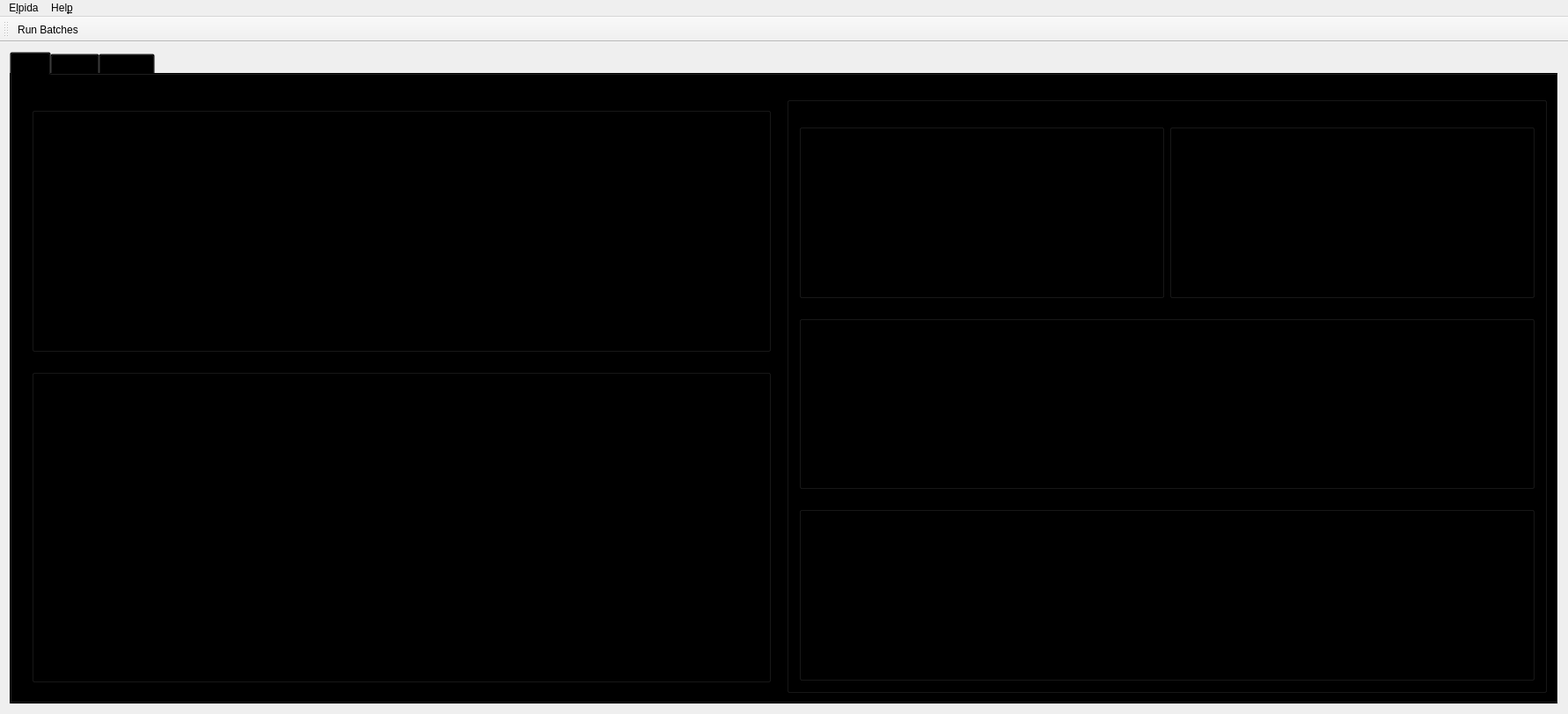
<?xml version="1.0" encoding="UTF-8"?>
<ui version="4.0">
 <class>Elpida::MainWindow</class>
 <widget class="QMainWindow" name="Elpida::MainWindow">
  <property name="geometry">
   <rect>
    <x>0</x>
    <y>0</y>
    <width>1782</width>
    <height>812</height>
   </rect>
  </property>
  <property name="windowTitle">
   <string>Elpida</string>
  </property>
  <property name="windowIcon">
   <iconset resource="Images.qrc">
    <normaloff>:/Elpida-icon.svg</normaloff>:/Elpida-icon.svg</iconset>
  </property>
  <widget class="QWidget" name="centralWidget">
   <property name="styleSheet">
    <string notr="true">background-image: url(:/BG-tile.svg)</string>
   </property>
   <layout class="QHBoxLayout" name="horizontalLayout_2">
    <item>
     <widget class="QTabWidget" name="tbwMain">
      <property name="styleSheet">
       <string notr="true">background:transparent;
border-image: default;</string>
      </property>
      <property name="currentIndex">
       <number>0</number>
      </property>
      <widget class="QWidget" name="tbCpuInfo">
       <attribute name="title">
        <string>Cpu</string>
       </attribute>
       <layout class="QHBoxLayout" name="horizontalLayout">
        <item>
         <widget class="QFrame" name="fCpuInfo">
          <property name="frameShape">
           <enum>QFrame::StyledPanel</enum>
          </property>
          <property name="frameShadow">
           <enum>QFrame::Raised</enum>
          </property>
          <layout class="QGridLayout" name="gridLayout">
           <item row="1" column="0">
            <widget class="QGroupBox" name="gbCpuInfo">
             <property name="title">
              <string>Cpu Information</string>
             </property>
             <layout class="QGridLayout" name="gridLayout_3">
              <item row="0" column="2">
               <widget class="QLabel" name="lblFamily">
                <property name="text">
                 <string>Family:</string>
                </property>
               </widget>
              </item>
              <item row="1" column="0">
               <widget class="QLabel" name="lblModel">
                <property name="text">
                 <string>Model:</string>
                </property>
               </widget>
              </item>
              <item row="2" column="3">
               <widget class="QLabel" name="lblTscFreqValue">
                <property name="text">
                 <string>N/A</string>
                </property>
               </widget>
              </item>
              <item row="2" column="2">
               <widget class="QLabel" name="lblTscFreq">
                <property name="text">
                 <string>TSC Frequency:</string>
                </property>
               </widget>
              </item>
              <item row="1" column="1">
               <widget class="QLabel" name="lblModelValue">
                <property name="text">
                 <string>N/A</string>
                </property>
               </widget>
              </item>
              <item row="2" column="1">
               <widget class="QLabel" name="lblLogicalCoresValue">
                <property name="text">
                 <string>N/A</string>
                </property>
               </widget>
              </item>
              <item row="2" column="0">
               <widget class="QLabel" name="lblLogicalCores">
                <property name="text">
                 <string>Logical Cores:</string>
                </property>
               </widget>
              </item>
              <item row="1" column="3">
               <widget class="QLabel" name="lblSteppingValue">
                <property name="text">
                 <string>N/A</string>
                </property>
               </widget>
              </item>
              <item row="0" column="3">
               <widget class="QLabel" name="lblFamilyValue">
                <property name="text">
                 <string>N/A</string>
                </property>
               </widget>
              </item>
              <item row="0" column="0">
               <widget class="QLabel" name="lblVendor">
                <property name="text">
                 <string>Vendor:</string>
                </property>
               </widget>
              </item>
              <item row="0" column="1">
               <widget class="QLabel" name="lblVendorValue">
                <property name="text">
                 <string>N/A</string>
                </property>
               </widget>
              </item>
              <item row="1" column="2">
               <widget class="QLabel" name="lblStepping">
                <property name="text">
                 <string>Stepping:</string>
                </property>
               </widget>
              </item>
             </layout>
            </widget>
           </item>
           <item row="2" column="0">
            <widget class="QGroupBox" name="gbCpuFreatures">
             <property name="title">
              <string>Cpu Features</string>
             </property>
             <layout class="QGridLayout" name="gridLayout_4">
              <item row="11" column="2">
               <widget class="QCheckBox" name="chkAvx512Vnni">
                <property name="text">
                 <string>AVX512-VNNI</string>
                </property>
               </widget>
              </item>
              <item row="12" column="1">
               <widget class="QCheckBox" name="chkAvx512Vp2">
                <property name="text">
                 <string>AVX512-VPCLMULQDQ</string>
                </property>
               </widget>
              </item>
              <item row="12" column="0">
               <widget class="QCheckBox" name="chkAvx512Vp1">
                <property name="text">
                 <string>AVX512-VPOPCNTDQ</string>
                </property>
               </widget>
              </item>
              <item row="11" column="3">
               <widget class="QCheckBox" name="chkAvx5124vnniw">
                <property name="text">
                 <string>AVX512-4VNNIW</string>
                </property>
               </widget>
              </item>
              <item row="12" column="4">
               <widget class="QCheckBox" name="chkAvx512Vaes">
                <property name="text">
                 <string>AVX512-VAES</string>
                </property>
               </widget>
              </item>
              <item row="10" column="4">
               <widget class="QCheckBox" name="chkAvx512Vl">
                <property name="text">
                 <string>AVX512-VL</string>
                </property>
               </widget>
              </item>
              <item row="10" column="1">
               <widget class="QCheckBox" name="chkAvx512pf">
                <property name="text">
                 <string>AVX512-PF</string>
                </property>
               </widget>
              </item>
              <item row="10" column="2">
               <widget class="QCheckBox" name="chkAvx512er">
                <property name="text">
                 <string>AVX512-ER</string>
                </property>
               </widget>
              </item>
              <item row="10" column="3">
               <widget class="QCheckBox" name="chkAvx512cd">
                <property name="text">
                 <string>AVX512-CD</string>
                </property>
               </widget>
              </item>
              <item row="0" column="1">
               <widget class="QCheckBox" name="chkTurbo">
                <property name="text">
                 <string>Turbo Boost</string>
                </property>
               </widget>
              </item>
              <item row="17" column="3">
               <widget class="QCheckBox" name="chkF16c">
                <property name="text">
                 <string>F16C</string>
                </property>
               </widget>
              </item>
              <item row="6" column="1">
               <widget class="QCheckBox" name="chk3DNowext">
                <property name="text">
                 <string>3DNow+</string>
                </property>
               </widget>
              </item>
              <item row="5" column="4">
               <widget class="QCheckBox" name="chkXop">
                <property name="text">
                 <string>XOP</string>
                </property>
               </widget>
              </item>
              <item row="15" column="0">
               <widget class="QCheckBox" name="chkAes">
                <property name="text">
                 <string>AES</string>
                </property>
               </widget>
              </item>
              <item row="15" column="1">
               <widget class="QCheckBox" name="chkSha">
                <property name="text">
                 <string>SHA</string>
                </property>
               </widget>
              </item>
              <item row="17" column="2">
               <widget class="QCheckBox" name="chkAbm">
                <property name="text">
                 <string>ABM</string>
                </property>
               </widget>
              </item>
              <item row="17" column="4">
               <widget class="QCheckBox" name="chkRdrand">
                <property name="text">
                 <string>RDRAND</string>
                </property>
               </widget>
              </item>
              <item row="9" column="4">
               <widget class="QCheckBox" name="chkAvx512dq">
                <property name="text">
                 <string>AVX512-DQ</string>
                </property>
               </widget>
              </item>
              <item row="10" column="0">
               <widget class="QCheckBox" name="chkAvx512Fma">
                <property name="text">
                 <string>AVX512-FMA</string>
                </property>
               </widget>
              </item>
              <item row="9" column="0">
               <widget class="QCheckBox" name="chkAvx">
                <property name="text">
                 <string>AVX</string>
                </property>
               </widget>
              </item>
              <item row="9" column="2">
               <widget class="QCheckBox" name="chkAvx512">
                <property name="text">
                 <string>AVX512</string>
                </property>
               </widget>
              </item>
              <item row="9" column="3">
               <widget class="QCheckBox" name="chkAvx512bw">
                <property name="text">
                 <string>AVX512-BW</string>
                </property>
               </widget>
              </item>
              <item row="5" column="1">
               <widget class="QCheckBox" name="chkSse4a">
                <property name="text">
                 <string>SSE4A</string>
                </property>
               </widget>
              </item>
              <item row="3" column="0" colspan="5">
               <widget class="Line" name="line_2">
                <property name="orientation">
                 <enum>Qt::Horizontal</enum>
                </property>
               </widget>
              </item>
              <item row="13" column="0" colspan="5">
               <widget class="Line" name="line_4">
                <property name="orientation">
                 <enum>Qt::Horizontal</enum>
                </property>
               </widget>
              </item>
              <item row="2" column="1">
               <widget class="QCheckBox" name="chkMmx">
                <property name="text">
                 <string>MMX</string>
                </property>
               </widget>
              </item>
              <item row="17" column="1">
               <widget class="QCheckBox" name="chkBmi2">
                <property name="text">
                 <string>BMI2</string>
                </property>
               </widget>
              </item>
              <item row="6" column="2">
               <widget class="QCheckBox" name="chk3DNowPre">
                <property name="text">
                 <string>3DNowPrefetch</string>
                </property>
               </widget>
              </item>
              <item row="0" column="2">
               <widget class="QCheckBox" name="chkTurbo3">
                <property name="text">
                 <string>Turbo Boost 3</string>
                </property>
               </widget>
              </item>
              <item row="4" column="4">
               <widget class="QCheckBox" name="chkSse41">
                <property name="text">
                 <string>SSE4.1</string>
                </property>
               </widget>
              </item>
              <item row="5" column="0">
               <widget class="QCheckBox" name="chkSse42">
                <property name="text">
                 <string>SSE4.2</string>
                </property>
               </widget>
              </item>
              <item row="4" column="2">
               <widget class="QCheckBox" name="chkSse3">
                <property name="text">
                 <string>SSE3</string>
                </property>
               </widget>
              </item>
              <item row="4" column="3">
               <widget class="QCheckBox" name="chkSsse3">
                <property name="text">
                 <string>SSSE3</string>
                </property>
               </widget>
              </item>
              <item row="5" column="2">
               <widget class="QCheckBox" name="chkFma">
                <property name="text">
                 <string>FMA</string>
                </property>
               </widget>
              </item>
              <item row="5" column="3">
               <widget class="QCheckBox" name="chkFma4">
                <property name="text">
                 <string>FMA4</string>
                </property>
               </widget>
              </item>
              <item row="2" column="0">
               <widget class="QCheckBox" name="chkCmov">
                <property name="text">
                 <string>CMOV</string>
                </property>
               </widget>
              </item>
              <item row="4" column="1">
               <widget class="QCheckBox" name="chkSse2">
                <property name="text">
                 <string>SSE2</string>
                </property>
               </widget>
              </item>
              <item row="0" column="0">
               <widget class="QCheckBox" name="chkHyperthreading">
                <property name="text">
                 <string>Hyper Threading</string>
                </property>
               </widget>
              </item>
              <item row="9" column="1">
               <widget class="QCheckBox" name="chkAvx2">
                <property name="text">
                 <string>AVX2</string>
                </property>
               </widget>
              </item>
              <item row="17" column="0">
               <widget class="QCheckBox" name="chkBmi1">
                <property name="text">
                 <string>BMI1</string>
                </property>
               </widget>
              </item>
              <item row="2" column="2">
               <widget class="QCheckBox" name="chkMmxExt">
                <property name="text">
                 <string>MMX+</string>
                </property>
               </widget>
              </item>
              <item row="4" column="0">
               <widget class="QCheckBox" name="chkSse">
                <property name="text">
                 <string>SSE</string>
                </property>
               </widget>
              </item>
              <item row="6" column="0">
               <widget class="QCheckBox" name="chk3DNow">
                <property name="text">
                 <string>3DNow</string>
                </property>
               </widget>
              </item>
              <item row="7" column="0" colspan="5">
               <widget class="Line" name="line_5">
                <property name="orientation">
                 <enum>Qt::Horizontal</enum>
                </property>
               </widget>
              </item>
              <item row="16" column="0" colspan="5">
               <widget class="Line" name="line_3">
                <property name="orientation">
                 <enum>Qt::Horizontal</enum>
                </property>
               </widget>
              </item>
              <item row="1" column="0" colspan="5">
               <widget class="Line" name="line">
                <property name="orientation">
                 <enum>Qt::Horizontal</enum>
                </property>
               </widget>
              </item>
              <item row="11" column="0">
               <widget class="QCheckBox" name="chkAvx512vbmi">
                <property name="text">
                 <string>AVX512-VBMI</string>
                </property>
               </widget>
              </item>
              <item row="12" column="2">
               <widget class="QCheckBox" name="chkAvx5124fmaps">
                <property name="text">
                 <string>AVX512-4FMAPS</string>
                </property>
               </widget>
              </item>
              <item row="12" column="3">
               <widget class="QCheckBox" name="chkAvx512Gfni">
                <property name="text">
                 <string>AVX512-GFNI</string>
                </property>
               </widget>
              </item>
              <item row="11" column="4">
               <widget class="QCheckBox" name="chkAvx512Bitalg">
                <property name="text">
                 <string>AVX512-BITALG</string>
                </property>
               </widget>
              </item>
              <item row="11" column="1">
               <widget class="QCheckBox" name="chkAvx512Vbmi2">
                <property name="text">
                 <string>AVX512-VBMI2</string>
                </property>
               </widget>
              </item>
              <item row="15" column="2">
               <widget class="QCheckBox" name="chkSgx">
                <property name="text">
                 <string>SGX</string>
                </property>
               </widget>
              </item>
             </layout>
            </widget>
           </item>
          </layout>
         </widget>
        </item>
        <item>
         <widget class="QGroupBox" name="gbCaches">
          <property name="title">
           <string>Caches</string>
          </property>
          <layout class="QGridLayout" name="gridLayout_9">
           <item row="2" column="0" colspan="2">
            <widget class="QGroupBox" name="gbL2">
             <property name="title">
              <string>L2</string>
             </property>
             <layout class="QGridLayout" name="gridLayout_6">
              <item row="0" column="0">
               <widget class="QLabel" name="lblL2Size">
                <property name="text">
                 <string>Size:</string>
                </property>
               </widget>
              </item>
              <item row="0" column="1">
               <widget class="QLabel" name="lblL2SizeValue">
                <property name="text">
                 <string>N/A</string>
                </property>
               </widget>
              </item>
              <item row="1" column="0">
               <widget class="QLabel" name="lblL2Assoc">
                <property name="text">
                 <string>Associativity:</string>
                </property>
               </widget>
              </item>
              <item row="1" column="1">
               <widget class="QLabel" name="lblL2AssocValue">
                <property name="text">
                 <string>N/A</string>
                </property>
               </widget>
              </item>
              <item row="2" column="0">
               <widget class="QLabel" name="lblL2Lpt">
                <property name="text">
                 <string>Lines Per Tag:</string>
                </property>
               </widget>
              </item>
              <item row="2" column="1">
               <widget class="QLabel" name="lblL2LptValue">
                <property name="text">
                 <string>N/A</string>
                </property>
               </widget>
              </item>
              <item row="3" column="0">
               <widget class="QLabel" name="lblL2Ls">
                <property name="text">
                 <string>Line Size:</string>
                </property>
               </widget>
              </item>
              <item row="3" column="1">
               <widget class="QLabel" name="lblL2LsValue">
                <property name="text">
                 <string>N/A</string>
                </property>
               </widget>
              </item>
             </layout>
            </widget>
           </item>
           <item row="0" column="0">
            <widget class="QGroupBox" name="gbL1Instruction">
             <property name="title">
              <string>L1 (Instruction)</string>
             </property>
             <layout class="QGridLayout" name="gridLayout_7">
              <item row="0" column="0">
               <widget class="QLabel" name="lblL1InstSize">
                <property name="text">
                 <string>Size:</string>
                </property>
               </widget>
              </item>
              <item row="0" column="1">
               <widget class="QLabel" name="lblL1InstSizeValue">
                <property name="text">
                 <string>N/A</string>
                </property>
               </widget>
              </item>
              <item row="1" column="0">
               <widget class="QLabel" name="lblL1InstAssoc">
                <property name="text">
                 <string>Associativity:</string>
                </property>
               </widget>
              </item>
              <item row="1" column="1">
               <widget class="QLabel" name="lblL1InstAssocValue">
                <property name="text">
                 <string>N/A</string>
                </property>
               </widget>
              </item>
              <item row="2" column="0">
               <widget class="QLabel" name="lblL1InstLpt">
                <property name="text">
                 <string>Lines Per Tag:</string>
                </property>
               </widget>
              </item>
              <item row="2" column="1">
               <widget class="QLabel" name="lblL1InstLptValue">
                <property name="text">
                 <string>N/A</string>
                </property>
               </widget>
              </item>
              <item row="3" column="0">
               <widget class="QLabel" name="lblL1InstLs">
                <property name="text">
                 <string>Line Size:</string>
                </property>
               </widget>
              </item>
              <item row="3" column="1">
               <widget class="QLabel" name="lblL1InstLsValue">
                <property name="text">
                 <string>N/A</string>
                </property>
               </widget>
              </item>
             </layout>
            </widget>
           </item>
           <item row="3" column="0" colspan="2">
            <widget class="QGroupBox" name="gbL3">
             <property name="styleSheet">
              <string notr="true"/>
             </property>
             <property name="title">
              <string>L3</string>
             </property>
             <layout class="QGridLayout" name="gridLayout_5">
              <item row="3" column="1">
               <widget class="QLabel" name="lblL3LsValue">
                <property name="text">
                 <string>N/A</string>
                </property>
               </widget>
              </item>
              <item row="0" column="1">
               <widget class="QLabel" name="lblL3SizeValue">
                <property name="text">
                 <string>N/A</string>
                </property>
               </widget>
              </item>
              <item row="2" column="1">
               <widget class="QLabel" name="lblL3LptValue">
                <property name="text">
                 <string>N/A</string>
                </property>
               </widget>
              </item>
              <item row="3" column="0">
               <widget class="QLabel" name="lblL3Ls">
                <property name="text">
                 <string>Line Size:</string>
                </property>
               </widget>
              </item>
              <item row="1" column="0">
               <widget class="QLabel" name="lblL3Assoc">
                <property name="text">
                 <string>Associativity:</string>
                </property>
               </widget>
              </item>
              <item row="2" column="0">
               <widget class="QLabel" name="lblL3Lpt">
                <property name="text">
                 <string>Lines Per Tag:</string>
                </property>
               </widget>
              </item>
              <item row="0" column="0">
               <widget class="QLabel" name="lblL3Size">
                <property name="text">
                 <string>Size:</string>
                </property>
               </widget>
              </item>
              <item row="1" column="1">
               <widget class="QLabel" name="lblL3AssocValue">
                <property name="text">
                 <string>N/A</string>
                </property>
               </widget>
              </item>
             </layout>
            </widget>
           </item>
           <item row="0" column="1">
            <widget class="QGroupBox" name="gbL1Data">
             <property name="title">
              <string>L1 (Data)</string>
             </property>
             <layout class="QGridLayout" name="gridLayout_8">
              <item row="0" column="0">
               <widget class="QLabel" name="lblL1DataSize">
                <property name="text">
                 <string>Size:</string>
                </property>
               </widget>
              </item>
              <item row="0" column="1">
               <widget class="QLabel" name="lblL1DataSizeValue">
                <property name="text">
                 <string>N/A</string>
                </property>
               </widget>
              </item>
              <item row="1" column="0">
               <widget class="QLabel" name="lblL1DataAssoc">
                <property name="text">
                 <string>Associativity:</string>
                </property>
               </widget>
              </item>
              <item row="1" column="1">
               <widget class="QLabel" name="lblL1DataAssocValue">
                <property name="text">
                 <string>N/A</string>
                </property>
               </widget>
              </item>
              <item row="2" column="0">
               <widget class="QLabel" name="lblL1DataLpt">
                <property name="text">
                 <string>Lines Per Tag:</string>
                </property>
               </widget>
              </item>
              <item row="2" column="1">
               <widget class="QLabel" name="lblL1DataLptValue">
                <property name="text">
                 <string>N/A</string>
                </property>
               </widget>
              </item>
              <item row="3" column="0">
               <widget class="QLabel" name="lblL1DataLs">
                <property name="text">
                 <string>Line Size:</string>
                </property>
               </widget>
              </item>
              <item row="3" column="1">
               <widget class="QLabel" name="lblL1DataLsValue">
                <property name="text">
                 <string>N/A</string>
                </property>
               </widget>
              </item>
             </layout>
            </widget>
           </item>
          </layout>
         </widget>
        </item>
       </layout>
      </widget>
      <widget class="QWidget" name="tbTasks">
       <attribute name="title">
        <string>Tasks</string>
       </attribute>
       <layout class="QVBoxLayout" name="verticalLayout_3">
        <item>
         <widget class="QGroupBox" name="gbTasksList">
          <property name="title">
           <string>Available Tasks</string>
          </property>
          <layout class="QVBoxLayout" name="verticalLayout_4">
           <item>
            <widget class="QTreeWidget" name="twTasks">
             <property name="styleSheet">
              <string notr="true">background: rgb(240,244,255)</string>
             </property>
             <property name="columnCount">
              <number>2</number>
             </property>
             <column>
              <property name="text">
               <string>Name</string>
              </property>
             </column>
             <column>
              <property name="text">
               <string>Enabled</string>
              </property>
             </column>
            </widget>
           </item>
          </layout>
         </widget>
        </item>
       </layout>
      </widget>
      <widget class="QWidget" name="tbResults">
       <attribute name="title">
        <string>Results</string>
       </attribute>
      </widget>
     </widget>
    </item>
   </layout>
  </widget>
  <widget class="QMenuBar" name="menuBar">
   <property name="geometry">
    <rect>
     <x>0</x>
     <y>0</y>
     <width>1782</width>
     <height>39</height>
    </rect>
   </property>
   <property name="styleSheet">
    <string notr="true">background-image:url(:/BG-tile.svg);</string>
   </property>
   <widget class="QMenu" name="menuElpida">
    <property name="styleSheet">
     <string notr="true"/>
    </property>
    <property name="title">
     <string>E&amp;lpida</string>
    </property>
    <addaction name="actionRebuildTaskBatches"/>
    <addaction name="actionReloadTaskBatches"/>
    <addaction name="actionRunBatches"/>
    <addaction name="actionShowLogs"/>
    <addaction name="separator"/>
    <addaction name="actionExit"/>
   </widget>
   <widget class="QMenu" name="menuAbout">
    <property name="title">
     <string>Hel&amp;p</string>
    </property>
    <addaction name="actionAbout"/>
   </widget>
   <addaction name="menuElpida"/>
   <addaction name="menuAbout"/>
  </widget>
  <widget class="QToolBar" name="mainToolBar">
   <property name="styleSheet">
    <string notr="true">background-image:url(:/BG-tile.svg);</string>
   </property>
   <attribute name="toolBarArea">
    <enum>TopToolBarArea</enum>
   </attribute>
   <attribute name="toolBarBreak">
    <bool>false</bool>
   </attribute>
   <addaction name="actionRunBatches"/>
  </widget>
  <action name="actionExit">
   <property name="text">
    <string>&amp;Exit</string>
   </property>
  </action>
  <action name="actionAbout">
   <property name="text">
    <string>&amp;About</string>
   </property>
  </action>
  <action name="actionRebuildTaskBatches">
   <property name="text">
    <string>&amp;Rebuild Task Batches</string>
   </property>
  </action>
  <action name="actionReloadTaskBatches">
   <property name="text">
    <string>Reload Task &amp;Batches</string>
   </property>
  </action>
  <action name="actionRunBatches">
   <property name="icon">
    <iconset resource="Images.qrc">
     <normaloff>:/PlayButton.svg</normaloff>:/PlayButton.svg</iconset>
   </property>
   <property name="text">
    <string>R&amp;un Batches</string>
   </property>
   <property name="toolTip">
    <string>Open the Run Batches dialog</string>
   </property>
  </action>
  <action name="actionShowLogs">
   <property name="text">
    <string>Show Logs</string>
   </property>
   <property name="toolTip">
    <string>Shows the Logs Dialog</string>
   </property>
  </action>
 </widget>
 <layoutdefault spacing="6" margin="11"/>
 <resources>
  <include location="Images.qrc"/>
 </resources>
 <connections/>
</ui>
